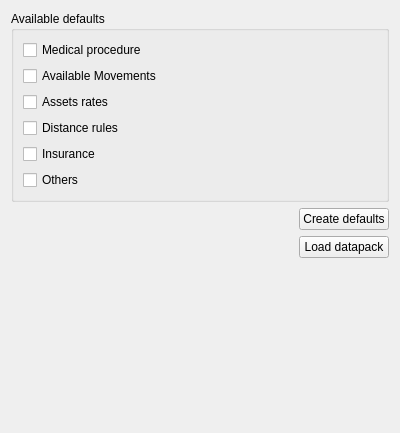
<?xml version="1.0" encoding="UTF-8"?>
<ui version="4.0">
 <class>Account::Internal::AccountDatabaseDefaultsWidget</class>
 <widget class="QWidget" name="Account::Internal::AccountDatabaseDefaultsWidget">
  <property name="geometry">
   <rect>
    <x>0</x>
    <y>0</y>
    <width>400</width>
    <height>433</height>
   </rect>
  </property>
  <property name="windowTitle">
   <string>Form</string>
  </property>
  <layout class="QGridLayout" name="gridLayout">
   <item row="0" column="0" colspan="2">
    <widget class="QGroupBox" name="groupBox">
     <property name="title">
      <string>Available defaults</string>
     </property>
     <layout class="QGridLayout" name="gridLayout_2">
      <item row="0" column="0">
       <widget class="QCheckBox" name="medicalProcedure">
        <property name="text">
         <string>Medical procedure</string>
        </property>
       </widget>
      </item>
      <item row="1" column="0">
       <widget class="QCheckBox" name="available_movements">
        <property name="text">
         <string>Available Movements</string>
        </property>
       </widget>
      </item>
      <item row="2" column="0">
       <widget class="QCheckBox" name="assetsRates">
        <property name="text">
         <string>Assets rates</string>
        </property>
       </widget>
      </item>
      <item row="3" column="0">
       <widget class="QCheckBox" name="distance">
        <property name="text">
         <string>Distance rules</string>
        </property>
       </widget>
      </item>
      <item row="4" column="0">
       <widget class="QCheckBox" name="insurance">
        <property name="text">
         <string>Insurance</string>
        </property>
       </widget>
      </item>
      <item row="5" column="0">
       <widget class="QCheckBox" name="others">
        <property name="text">
         <string>Others</string>
        </property>
       </widget>
      </item>
     </layout>
    </widget>
   </item>
   <item row="1" column="0">
    <spacer name="horizontalSpacer">
     <property name="orientation">
      <enum>Qt::Horizontal</enum>
     </property>
     <property name="sizeHint" stdset="0">
      <size>
       <width>233</width>
       <height>20</height>
      </size>
     </property>
    </spacer>
   </item>
   <item row="1" column="1">
    <widget class="QPushButton" name="createButton">
     <property name="text">
      <string>Create defaults</string>
     </property>
    </widget>
   </item>
   <item row="3" column="0">
    <spacer name="verticalSpacer">
     <property name="orientation">
      <enum>Qt::Vertical</enum>
     </property>
     <property name="sizeHint" stdset="0">
      <size>
       <width>20</width>
       <height>40</height>
      </size>
     </property>
    </spacer>
   </item>
   <item row="2" column="1">
    <widget class="QPushButton" name="datapackButton">
     <property name="text">
      <string>Load datapack</string>
     </property>
    </widget>
   </item>
  </layout>
 </widget>
 <resources/>
 <connections/>
</ui>
